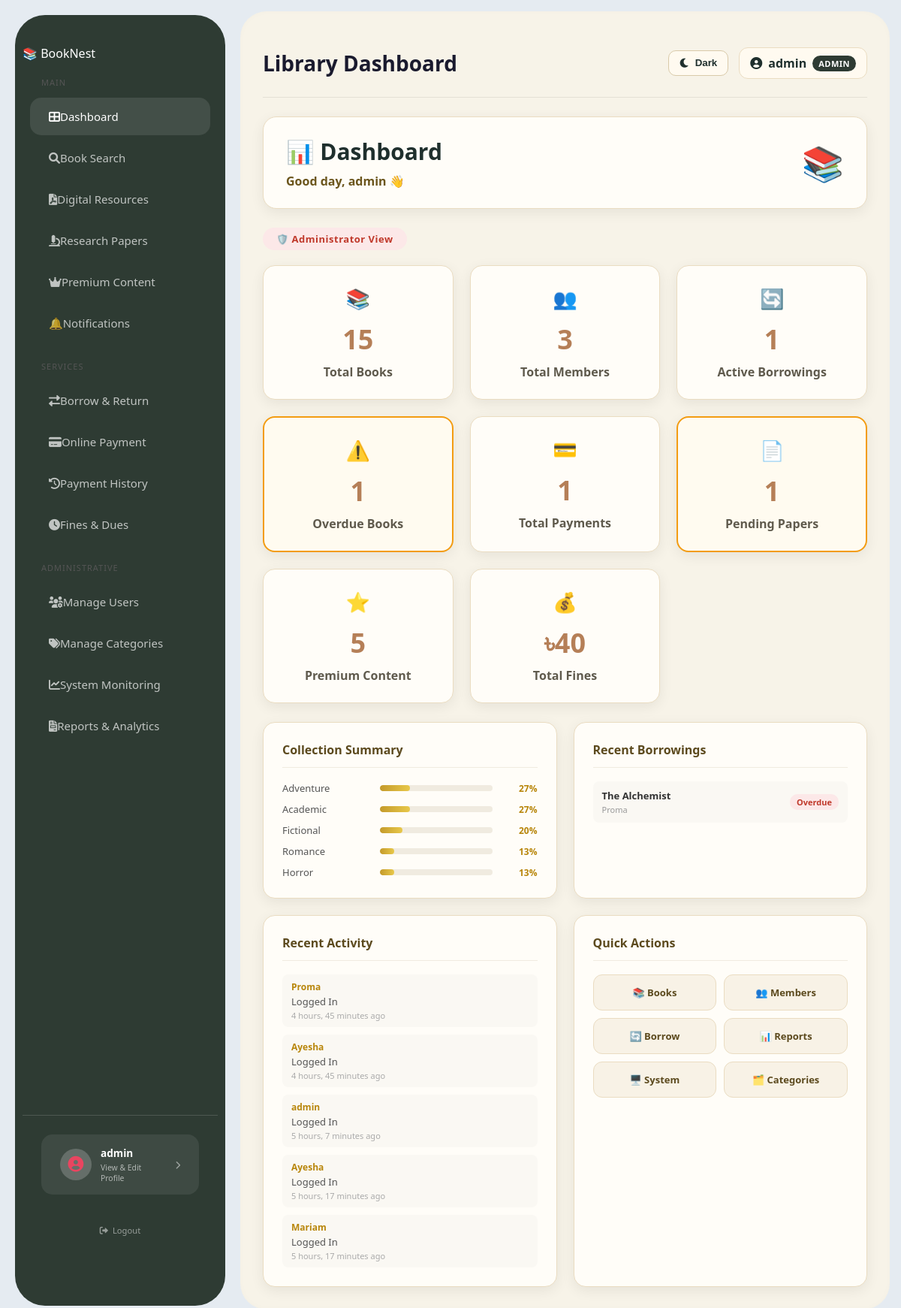
Page / (signed in) on the earlier database version.
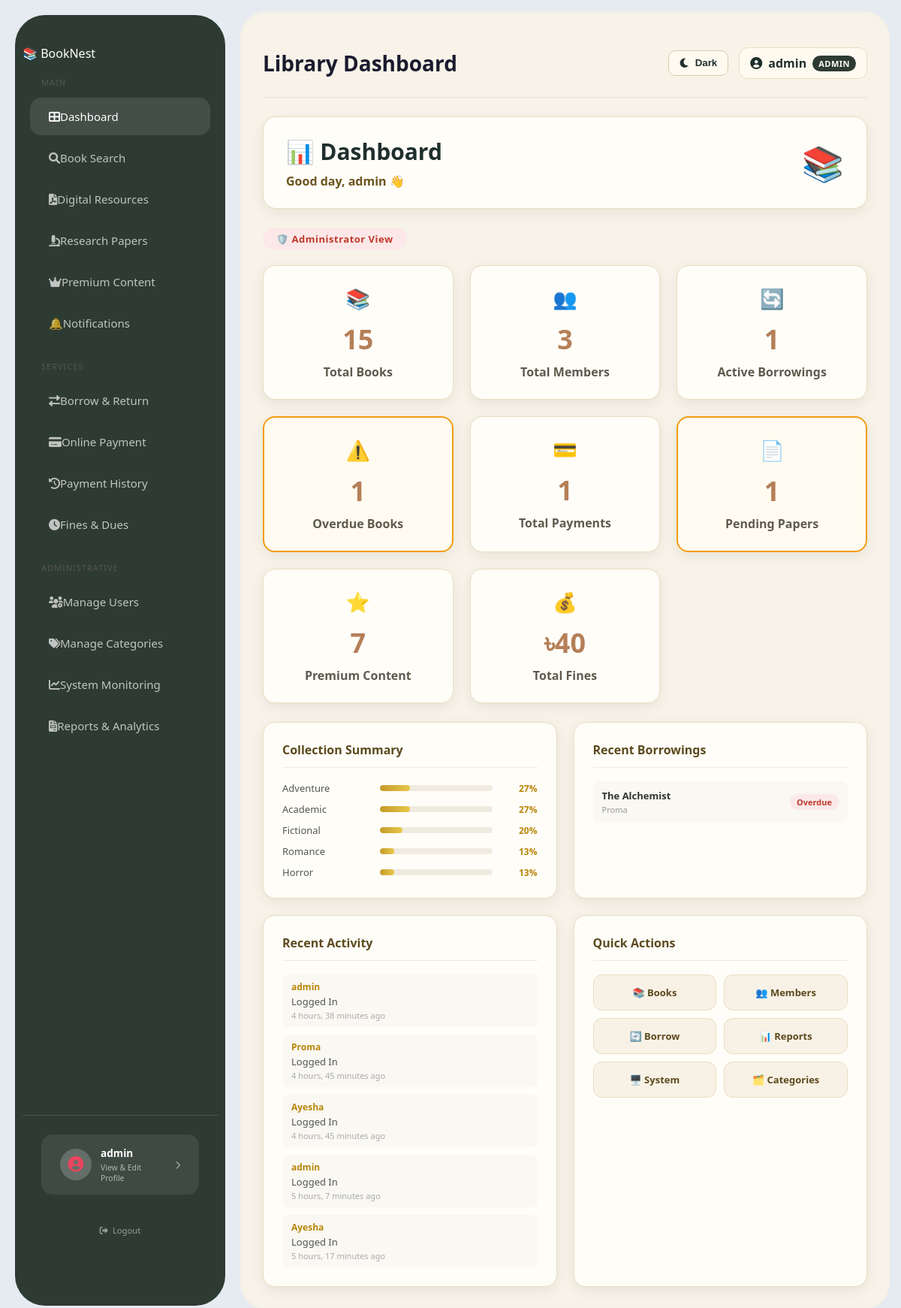
Same page on the later database version.
### library/models.py (models this page shows, shortened)
class User(AbstractUser):
    ADMIN = 'admin'
    LIBRARIAN = 'librarian'
    REGULAR_USER = 'user'
    ROLE_CHOICES = [
        (ADMIN, 'Administrator'),
        (LIBRARIAN, 'Librarian'),
        (REGULAR_USER, 'Regular User'),
    ]
    role = models.CharField(max_length=20, choices=ROLE_CHOICES, default=REGULAR_USER)
    phone = models.CharField(max_length=15, null=True, blank=True)
    profile_picture = models.ImageField(upload_to='profiles/', null=True, blank=True)
    date_of_birth = models.DateField(null=True, blank=True)
    bio = models.TextField(null=True, blank=True)
    def get_full_name(self):
        if self.first_name and self.last_name:
            return f"{self.first_name} {self.last_name}"
        return self.username

class Category(models.Model):
    name = models.CharField(max_length=100, unique=True)
    class Meta:
        ordering = ['name']
        verbose_name_plural = 'Categories'

class Borrow(models.Model):
    STATUS_CHOICES = [
        ('borrowed', 'Borrowed'),
        ('returned', 'Returned'),
        ('overdue', 'Overdue'),
        ('lost', 'Lost'),
    ]
    book = models.ForeignKey(Book, on_delete=models.CASCADE, related_name='borrows')
    member = models.ForeignKey(User, on_delete=models.CASCADE, related_name='borrowed_books')
    borrow_date = models.DateField(auto_now_add=True)
    due_date = models.DateField(null=True, blank=True)
    return_date = models.DateField(null=True, blank=True)
    is_returned = models.BooleanField(default=False)
    status = models.CharField(max_length=20, choices=STATUS_CHOICES, default='borrowed')
    fine_amount = models.DecimalField(max_digits=6, decimal_places=2, default=0.00)
    notes = models.TextField(null=True, blank=True)

class Book(models.Model):
    title = models.CharField(max_length=200)
    author = models.CharField(max_length=100)
    isbn = models.CharField(max_length=13, unique=True)
    category = models.ForeignKey(Category, on_delete=models.SET_NULL, null=True, blank=True, related_name='books')
    description = models.TextField(null=True, blank=True)
    total_copies = models.PositiveIntegerField(default=1)
    available_copies = models.PositiveIntegerField(default=1)
    cover_image = models.ImageField(upload_to='book_covers/', null=True, blank=True)

class SystemLog(models.Model):
    user = models.ForeignKey(settings.AUTH_USER_MODEL, on_delete=models.CASCADE)
    action = models.CharField(max_length=255)
    ip_address = models.CharField(max_length=100)
    timestamp = models.DateTimeField(auto_now_add=True)

### library/views.py (the view, shortened to what this page needs)
# urls.py: path('', views.home, name='home'),
@login_required
def home(request):
    user = request.user
    today = date.today()
    total_books        = Book.objects.count()
    total_members      = User.objects.filter(role=User.REGULAR_USER).count()
    active_borrows     = Borrow.objects.filter(is_returned=False).count()
    overdue_books      = Borrow.objects.filter(
                             is_returned=False,
                             due_date__lt=today
                         ).count()
    category_data = (
        Book.objects
        .values('category__name')
        .annotate(count=Count('id'))
        .order_by('-count')
    )
    total_book_count = total_books if total_books > 0 else 1
    collection_summary = [
        {
            'name':    item['category__name'] or 'Uncategorized',
            'count':   item['count'],
            'percent': round(item['count'] / total_book_count * 100),
        }
        for item in category_data
    ]
    recent_logs = SystemLog.objects.select_related('user').order_by('-timestamp')[:5]
    context = {
        'total_books':        total_books,
        'total_members':      total_members,
        'active_borrows':     active_borrows,
        'overdue_books':      overdue_books,
        'collection_summary': collection_summary,
        'recent_logs':        recent_logs,
    }
    if user.role == User.ADMIN or user.is_superuser:
        context.update({
            'total_fines':       sum(
                                     b.fine_amount
                                     for b in Borrow.objects.filter(fine_amount__gt=0)
                                 ),
            'total_payments':    Payment.objects.count(),
            'pending_papers':    ResearchPaper.objects.filter(status='pending').count(),
            'total_premium':     PremiumContent.objects.filter(is_active=True).count(),
            'recent_borrows':    Borrow.objects.select_related('book','member')
                                     .order_by('-borrow_date')[:5],
        })
        return render(request, 'library/home.html', context)

### library/templates/library/home.html (shortened to what this page needs)
{% extends 'library/base.html' %}
{% load static %}
{% block page_title %}Library Dashboard{% endblock %}
{% block extra_css %}
<link rel="stylesheet" href="{% static 'library/css/home_dashboard.css' %}">
{% endblock %}
{% block content %}
<div class="dashboard-page">
  <div class="dashboard-header">
    <div>
      <h2>📊 Dashboard</h2>
      <p>Good day, {{ request.user.first_name|default:request.user.username }} 👋</p>
    </div>
    <div class="header-icon">📚</div>
  </div>
  {% if request.user.role == 'admin' or request.user.is_superuser %}
  <div class="role-badge admin-badge">🛡️ Administrator View</div>
  <div class="dashboard-stats">
    <div class="dash-card">
      <div class="dash-icon">📚</div>
      <h3>{{ total_books }}</h3>
      <p>Total Books</p>
    </div>
    <div class="dash-card">
      <div class="dash-icon">👥</div>
      <h3>{{ total_members }}</h3>
      <p>Total Members</p>
    </div>
    <div class="dash-card">
      <div class="dash-icon">🔄</div>
      <h3>{{ active_borrows }}</h3>
      <p>Active Borrowings</p>
    </div>
    <div class="dash-card {% if overdue_books > 0 %}card-warning{% endif %}">
      <div class="dash-icon">⚠️</div>
      <h3>{{ overdue_books }}</h3>
      <p>Overdue Books</p>
    </div>
    <div class="dash-card">
      <div class="dash-icon">💳</div>
      <h3>{{ total_payments }}</h3>
      <p>Total Payments</p>
    </div>
    <div class="dash-card {% if pending_papers > 0 %}card-warning{% endif %}">
      <div class="dash-icon">📄</div>
      <h3>{{ pending_papers }}</h3>
      <p>Pending Papers</p>
    </div>
    <div class="dash-card">
      <div class="dash-icon">⭐</div>
      <h3>{{ total_premium }}</h3>
      <p>Premium Content</p>
    </div>
    <div class="dash-card">
      <div class="dash-icon">💰</div>
      <h3>৳{{ total_fines|floatformat:0 }}</h3>
      <p>Total Fines</p>
    </div>
  </div>
  <div class="dashboard-grid">
    <div class="dashboard-panel">
      <h3>Collection Summary</h3>
      <div class="summary-list">
        {% for item in collection_summary %}
        <div class="summary-row">
          <span>{{ item.name }}</span>
          <div class="summary-bar-wrap">
            <div class="summary-bar" style="width: {{ item.percent }}%;"></div>
          </div>
          <b>{{ item.percent }}%</b>
        </div>
        {% empty %}
        <p class="empty-msg">No categories yet.</p>
        {% endfor %}
      </div>
    </div>
    <div class="dashboard-panel">
      <h3>Recent Borrowings</h3>
      <div class="activity-table">
        {% for b in recent_borrows %}
        <div class="activity-row">
          <div>
            <strong>{{ b.book.title|truncatechars:25 }}</strong>
            <small>{{ b.member.username }}</small>
          </div>
          <span class="status-badge status-{{ b.status }}">{{ b.status }}</span>
        </div>
        {% empty %}
        <p class="empty-msg">No recent borrowings.</p>
        {% endfor %}
      </div>
    </div>
    <div class="dashboard-panel">
      <h3>Recent Activity</h3>
      <ul class="activity-list">
        {% for log in recent_logs %}
        <li>
          <span class="log-user">{{ log.user.username }}</span>
          {{ log.action }}
          <small>{{ log.timestamp|timesince }} ago</small>
        </li>
        {% empty %}
        <li class="empty-msg">No recent activity.</li>
        {% endfor %}
      </ul>
    </div>
    <div class="dashboard-panel">
      <h3>Quick Actions</h3>
      <div class="quick-actions">
        <a href="{% url 'book_list' %}">📚 Books</a>
        <a href="{% url 'member_list' %}">👥 Members</a>
        <a href="{% url 'borrow_list' %}">🔄 Borrow</a>
        <a href="{% url 'reports_analytics' %}">📊 Reports</a>
        <a href="{% url 'system_monitoring' %}">🖥️ System</a>
        <a href="{% url 'category_list' %}">🗂️ Categories</a>
      </div>
    </div>
  </div>
  {% endif %}
</div>
{% endblock %}

### library/templates/library/base.html (shortened to what this page needs)
{% load static %}
<!DOCTYPE html>
<html lang="en" data-theme="light">
<head>
    <link rel="stylesheet"
          href="https://cdnjs.cloudflare.com/ajax/libs/font-awesome/6.0.0/css/all.min.css">
    <link rel="stylesheet" href="{% static 'library/css/style.css' %}">
    {% block extra_css %}{% endblock %}
</head>
<body>
<div class="layout">
    <aside class="sidebar">
        <div class="logo">
            📚 <span>Book</span>Nest
        </div>
        <div class="menu-section">
            <div class="menu-title">Main</div>
            <a href="{% url 'home' %}"
               class="menu-item {% if request.resolver_match.url_name == 'home' %}active{% endif %}">
                <i class="fas fa-th-large"></i>
                Dashboard
            </a>
            <a href="{% url 'book_list' %}"
               class="menu-item {% if request.resolver_match.url_name == 'book_list' %}active{% endif %}">
                <i class="fas fa-search"></i>
                Book Search
            </a>
            <a href="{% url 'digital_resources' %}"
               class="menu-item {% if request.resolver_match.url_name == 'digital_resources' %}active{% endif %}">
                <i class="fas fa-file-pdf"></i>
                Digital Resources
            </a>
            <a href="{% url 'research_papers' %}"
               class="menu-item {% if request.resolver_match.url_name == 'research_papers' %}active{% endif %}">
                <i class="fas fa-microscope"></i>
                Research Papers
            </a>
            <a href="{% url 'premium_content' %}"
               class="menu-item premium {% if request.resolver_match.url_name == 'premium_content' %}active{% endif %}">
                <i class="fas fa-crown"></i>
                Premium Content
            </a>
            <a href="{% url 'notification_page' %}"
               class="sidebar-link menu-item {% if request.resolver_match.url_name == 'notification_page' %}active{% endif %}">
                <span class="icon">🔔</span>
                <span class="text">Notifications</span>
            </a>
        </div>
        <div class="menu-section">
            <div class="menu-title">Services</div>
            <a href="{% url 'borrow_list' %}"
               class="menu-item {% if request.resolver_match.url_name == 'borrow_list' %}active{% endif %}">
                <i class="fas fa-exchange-alt"></i>
                Borrow & Return
            </a>
            <a href="{% url 'online_payment' %}"
               class="menu-item {% if request.resolver_match.url_name == 'online_payment' %}active{% endif %}">
                <i class="fas fa-credit-card"></i>
                Online Payment
            </a>
            <a href="{% url 'payment_history' %}"
               class="menu-item {% if request.resolver_match.url_name == 'payment_history' %}active{% endif %}">
                <i class="fas fa-history"></i>
                Payment History
            </a>
            <a href="{% url 'fines_dues' %}"
               class="menu-item {% if request.resolver_match.url_name == 'fines_dues' %}active{% endif %}">
                <i class="fas fa-clock"></i>
                Fines & Dues
            </a>
        </div>
        {% if user.role == 'admin' or user.role == 'librarian' or user.is_superuser %}
        <div class="menu-section">
            <div class="menu-title">Administrative</div>
            <a href="{% url 'member_list' %}"
               class="menu-item {% if request.resolver_match.url_name == 'member_list' %}active{% endif %}">
                <i class="fas fa-users-cog"></i>
                Manage Users
            </a>
            <a href="{% url 'category_list' %}"
               class="menu-item {% if request.resolver_match.url_name == 'category_list' %}active{% endif %}">
                <i class="fas fa-tags"></i>
                Manage Categories
            </a>
            <a href="{% url 'system_monitoring' %}"
               class="menu-item {% if request.resolver_match.url_name == 'system_monitoring' %}active{% endif %}">
                <i class="fas fa-chart-line"></i>
                System Monitoring
            </a>
            <a href="{% url 'reports_analytics' %}"
               class="menu-item {% if request.resolver_match.url_name == 'reports_analytics' %}active{% endif %}">
                <i class="fas fa-file-invoice"></i>
                Reports & Analytics
            </a>
        </div>
        {% endif %}
        <div class="profile-sidebar-section">
            <a href="{% url 'manage_profile' %}" class="profile-link-card">
                <div class="avatar-icon">
                    <i class="fas fa-user-circle"></i>
                </div>
                <div class="profile-info-text">
                    <div class="profile-name">
                        {% if user.is_authenticated %}
                            {{ user.get_full_name|default:user.username }}
                        {% else %}
                            My Profile
                        {% endif %}
                    </div>
                    <div class="profile-role">
                        View & Edit Profile
                    </div>
                </div>
                <i class="fas fa-chevron-right profile-chevron"></i>
            </a>
            <div class="logout-link">
                <a href="{% url 'logout' %}">
                    <i class="fas fa-sign-out-alt"></i>
                    <span>Logout</span>
                </a>
            </div>
        </div>
    </aside>
    <main class="main-container">
        <header class="top-nav">
            <h2>
                {% block page_title %}{% endblock %}
            </h2>
            <div class="top-nav-right">
                <button type="button"
                        class="theme-toggle-btn"
                        id="themeToggleBtn">
                </button>
                <div class="user-profile">
                    <i class="fas fa-user-circle"></i>
                    <span>{{ user.username }}</span>
                    <span class="role-tag">
                        {{ user.role|upper }}
                    </span>
                </div>
            </div>
        </header>
        {% block content %}
        {% endblock %}
    </main>
</div>
</body>
</html>

Differences in the rows shown:
no longer on this page (row unchanged): SystemLog: user.username "Mariam", action "Logged In", timestamp "5 hours, 17 minutes"
added SystemLog: user.username "admin", action "Logged In", timestamp "4 hours, 38 minutes"
Other differences:
{{ total_premium }}: "5" → "7"
